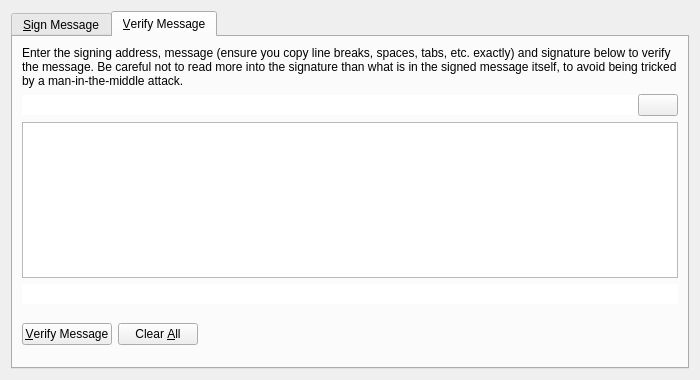
<?xml version="1.0" encoding="UTF-8"?>
<ui version="4.0">
 <class>SignVerifyMessageDialog</class>
 <widget class="QDialog" name="SignVerifyMessageDialog">
  <property name="geometry">
   <rect>
    <x>0</x>
    <y>0</y>
    <width>700</width>
    <height>380</height>
   </rect>
  </property>
  <property name="windowTitle">
   <string>Signatures - Sign / Verify a Message</string>
  </property>
  <property name="modal">
   <bool>true</bool>
  </property>
  <layout class="QVBoxLayout" name="verticalLayout">
   <item>
    <widget class="QTabWidget" name="tabWidget">
     <property name="currentIndex">
      <number>1</number>
     </property>
     <widget class="QWidget" name="tabSignMessage">
      <attribute name="title">
       <string>&amp;Sign Message</string>
      </attribute>
      <layout class="QVBoxLayout" name="verticalLayout_SM">
       <item>
        <widget class="QLabel" name="infoLabel_SM">
         <property name="text">
          <string>You can sign messages with your addresses to prove you own them. Be careful not to sign anything vague, as phishing attacks may try to trick you into signing your identity over to them. Only sign fully-detailed statements you agree to.</string>
         </property>
         <property name="textFormat">
          <enum>Qt::PlainText</enum>
         </property>
         <property name="wordWrap">
          <bool>true</bool>
         </property>
        </widget>
       </item>
       <item>
        <layout class="QHBoxLayout" name="horizontalLayout_1_SM">
         <property name="spacing">
          <number>0</number>
         </property>
         <item>
          <widget class="QValidatedLineEdit" name="addressIn_SM">
           <property name="toolTip">
            <string>The address to sign the message with (e.g. B8gZqgY4r2RoEdqYk3QsAqFckyf9pRHN6i)</string>
           </property>
           <property name="maxLength">
            <number>34</number>
           </property>
           <property name="frame">
            <bool>false</bool>
           </property>
          </widget>
         </item>
         <item>
          <widget class="QPushButton" name="addressBookButton_SM">
           <property name="toolTip">
            <string>Choose an address from the address book</string>
           </property>
           <property name="text">
            <string/>
           </property>
           <property name="icon">
            <iconset resource="../bitcoin.qrc">
             <normaloff>:/icons/address-book</normaloff>:/icons/address-book</iconset>
           </property>
           <property name="shortcut">
            <string>Alt+A</string>
           </property>
           <property name="autoDefault">
            <bool>false</bool>
           </property>
          </widget>
         </item>
         <item>
          <widget class="QPushButton" name="pasteButton_SM">
           <property name="toolTip">
            <string>Paste address from clipboard</string>
           </property>
           <property name="text">
            <string/>
           </property>
           <property name="icon">
            <iconset resource="../bitcoin.qrc">
             <normaloff>:/icons/editpaste</normaloff>:/icons/editpaste</iconset>
           </property>
           <property name="shortcut">
            <string>Alt+P</string>
           </property>
           <property name="autoDefault">
            <bool>false</bool>
           </property>
          </widget>
         </item>
        </layout>
       </item>
       <item>
        <widget class="QPlainTextEdit" name="messageIn_SM">
         <property name="toolTip">
          <string>Enter the message you want to sign here</string>
         </property>
        </widget>
       </item>
       <item>
        <layout class="QHBoxLayout" name="horizontalLayout_2_SM">
         <property name="spacing">
          <number>0</number>
         </property>
         <item>
          <widget class="QLineEdit" name="signatureOut_SM">
           <property name="font">
            <font>
             <italic>true</italic>
            </font>
           </property>
           <property name="frame">
            <bool>false</bool>
           </property>
           <property name="readOnly">
            <bool>true</bool>
           </property>
          </widget>
         </item>
         <item>
          <widget class="QPushButton" name="copySignatureButton_SM">
           <property name="toolTip">
            <string>Copy the current signature to the system clipboard</string>
           </property>
           <property name="text">
            <string/>
           </property>
           <property name="icon">
            <iconset resource="../bitcoin.qrc">
             <normaloff>:/icons/editcopy</normaloff>:/icons/editcopy</iconset>
           </property>
           <property name="autoDefault">
            <bool>false</bool>
           </property>
          </widget>
         </item>
        </layout>
       </item>
       <item>
        <layout class="QHBoxLayout" name="horizontalLayout_3_SM">
         <item>
          <widget class="QPushButton" name="signMessageButton_SM">
           <property name="toolTip">
            <string>Sign the message to prove you own this Cryptbit address</string>
           </property>
           <property name="text">
            <string>&amp;Sign Message</string>
           </property>
           <property name="icon">
            <iconset resource="../bitcoin.qrc">
             <normaloff>:/icons/edit</normaloff>:/icons/edit</iconset>
           </property>
           <property name="autoDefault">
            <bool>false</bool>
           </property>
          </widget>
         </item>
         <item>
          <widget class="QPushButton" name="clearButton_SM">
           <property name="toolTip">
            <string>Reset all sign message fields</string>
           </property>
           <property name="text">
            <string>Clear &amp;All</string>
           </property>
           <property name="icon">
            <iconset resource="../bitcoin.qrc">
             <normaloff>:/icons/remove</normaloff>:/icons/remove</iconset>
           </property>
           <property name="autoDefault">
            <bool>false</bool>
           </property>
          </widget>
         </item>
         <item>
          <spacer name="horizontalSpacer_1_SM">
           <property name="orientation">
            <enum>Qt::Horizontal</enum>
           </property>
           <property name="sizeHint" stdset="0">
            <size>
             <width>40</width>
             <height>48</height>
            </size>
           </property>
          </spacer>
         </item>
         <item>
          <widget class="QLabel" name="statusLabel_SM">
           <property name="font">
            <font>
             <weight>75</weight>
             <bold>true</bold>
            </font>
           </property>
           <property name="text">
            <string/>
           </property>
           <property name="wordWrap">
            <bool>true</bool>
           </property>
          </widget>
         </item>
         <item>
          <spacer name="horizontalSpacer_2_SM">
           <property name="orientation">
            <enum>Qt::Horizontal</enum>
           </property>
           <property name="sizeHint" stdset="0">
            <size>
             <width>40</width>
             <height>48</height>
            </size>
           </property>
          </spacer>
         </item>
        </layout>
       </item>
      </layout>
     </widget>
     <widget class="QWidget" name="tabVerifyMessage">
      <attribute name="title">
       <string>&amp;Verify Message</string>
      </attribute>
      <layout class="QVBoxLayout" name="verticalLayout_VM">
       <item>
        <widget class="QLabel" name="infoLabel_VM">
         <property name="text">
          <string>Enter the signing address, message (ensure you copy line breaks, spaces, tabs, etc. exactly) and signature below to verify the message. Be careful not to read more into the signature than what is in the signed message itself, to avoid being tricked by a man-in-the-middle attack.</string>
         </property>
         <property name="textFormat">
          <enum>Qt::PlainText</enum>
         </property>
         <property name="alignment">
          <set>Qt::AlignLeading|Qt::AlignLeft|Qt::AlignTop</set>
         </property>
         <property name="wordWrap">
          <bool>true</bool>
         </property>
        </widget>
       </item>
       <item>
        <layout class="QHBoxLayout" name="horizontalLayout_1_VM">
         <property name="spacing">
          <number>0</number>
         </property>
         <item>
          <widget class="QValidatedLineEdit" name="addressIn_VM">
           <property name="toolTip">
            <string>The address the message was signed with (e.g. B8gZqgY4r2RoEdqYk3QsAqFckyf9pRHN6i)</string>
           </property>
           <property name="maxLength">
            <number>34</number>
           </property>
           <property name="frame">
            <bool>false</bool>
           </property>
          </widget>
         </item>
         <item>
          <widget class="QPushButton" name="addressBookButton_VM">
           <property name="toolTip">
            <string>Choose an address from the address book</string>
           </property>
           <property name="text">
            <string/>
           </property>
           <property name="icon">
            <iconset resource="../bitcoin.qrc">
             <normaloff>:/icons/address-book</normaloff>:/icons/address-book</iconset>
           </property>
           <property name="shortcut">
            <string>Alt+A</string>
           </property>
           <property name="autoDefault">
            <bool>false</bool>
           </property>
          </widget>
         </item>
        </layout>
       </item>
       <item>
        <widget class="QPlainTextEdit" name="messageIn_VM"/>
       </item>
       <item>
        <widget class="QValidatedLineEdit" name="signatureIn_VM">
         <property name="frame">
          <bool>false</bool>
         </property>
        </widget>
       </item>
       <item>
        <layout class="QHBoxLayout" name="horizontalLayout_2_VM">
         <item>
          <widget class="QPushButton" name="verifyMessageButton_VM">
           <property name="toolTip">
            <string>Verify the message to ensure it was signed with the specified Cryptbit address</string>
           </property>
           <property name="text">
            <string>&amp;Verify Message</string>
           </property>
           <property name="icon">
            <iconset resource="../bitcoin.qrc">
             <normaloff>:/icons/transaction_0</normaloff>:/icons/transaction_0</iconset>
           </property>
           <property name="autoDefault">
            <bool>false</bool>
           </property>
          </widget>
         </item>
         <item>
          <widget class="QPushButton" name="clearButton_VM">
           <property name="toolTip">
            <string>Reset all verify message fields</string>
           </property>
           <property name="text">
            <string>Clear &amp;All</string>
           </property>
           <property name="icon">
            <iconset resource="../bitcoin.qrc">
             <normaloff>:/icons/remove</normaloff>:/icons/remove</iconset>
           </property>
           <property name="autoDefault">
            <bool>false</bool>
           </property>
          </widget>
         </item>
         <item>
          <spacer name="horizontalSpacer_1_VM">
           <property name="orientation">
            <enum>Qt::Horizontal</enum>
           </property>
           <property name="sizeHint" stdset="0">
            <size>
             <width>40</width>
             <height>48</height>
            </size>
           </property>
          </spacer>
         </item>
         <item>
          <widget class="QLabel" name="statusLabel_VM">
           <property name="font">
            <font>
             <weight>75</weight>
             <bold>true</bold>
            </font>
           </property>
           <property name="text">
            <string/>
           </property>
           <property name="wordWrap">
            <bool>true</bool>
           </property>
          </widget>
         </item>
         <item>
          <spacer name="horizontalSpacer_2_VM">
           <property name="orientation">
            <enum>Qt::Horizontal</enum>
           </property>
           <property name="sizeHint" stdset="0">
            <size>
             <width>40</width>
             <height>48</height>
            </size>
           </property>
          </spacer>
         </item>
        </layout>
       </item>
      </layout>
     </widget>
    </widget>
   </item>
  </layout>
 </widget>
 <customwidgets>
  <customwidget>
   <class>QValidatedLineEdit</class>
   <extends>QLineEdit</extends>
   <header>qvalidatedlineedit.h</header>
  </customwidget>
 </customwidgets>
 <resources>
  <include location="../bitcoin.qrc"/>
 </resources>
 <connections/>
</ui>
